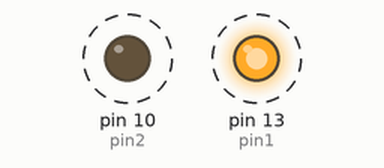
The sketch below on a simulated Arduino Uno, built with avr-gcc and run on an emulated ATmega328P. On the bench: output pins drawn as LEDs (lit = HIGH). Dashed ring = blinking.

Above: at 0.5 s.
Timing chart, 0 to 4.6 s (numbered marks = the images above):
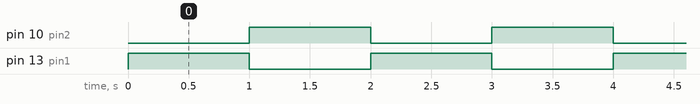

Measured:
- by itself, pin 10 (pin2), pin 13 (pin1): alternates HIGH for 1.0 s and LOW for 1.0 s
- by itself, everything shown: repeats every 2.0 s, in 3 steps

The sketch:

wk11.ino
```cpp
int pin1=13;
int pin2=10;
void setup() {
  // put your setup code here, to run once:
pinMode(pin1,OUTPUT);
pinMode(pin2,OUTPUT);
}

void loop() {
  // put your main code here, to run repeatedly:
digitalWrite(pin1,HIGH);
delay(1000);
digitalWrite(pin1,LOW);
digitalWrite(pin2,HIGH);
delay(1000);
digitalWrite(pin2,LOW);
}
```
